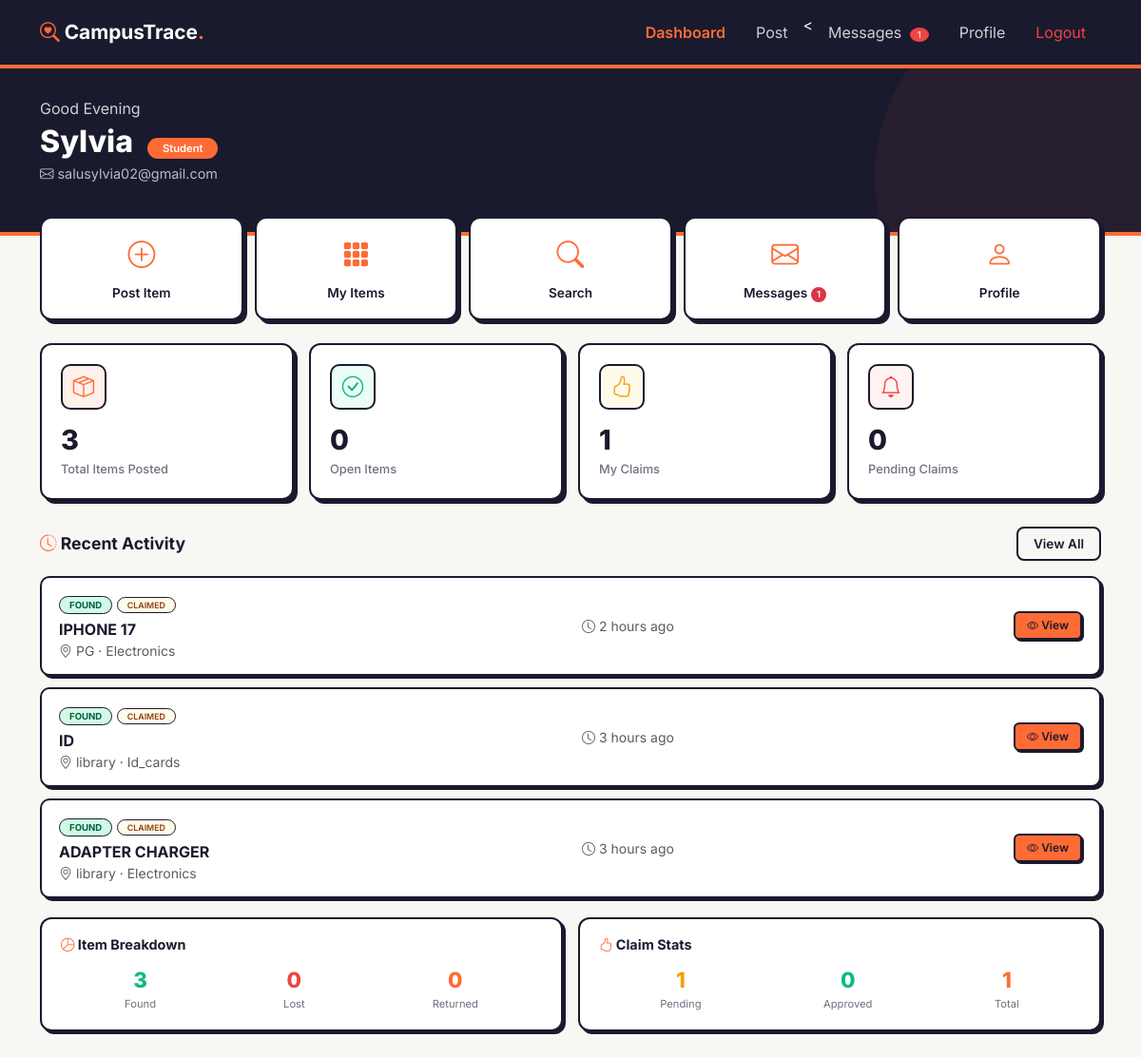
/student/dashboard.php (signed in), run on the app's committed database.
### tables this page shows
CREATE TABLE `items` (
  `id` int(11) NOT NULL,
  `user_id` int(11) NOT NULL,
  `title` varchar(200) NOT NULL,
  `description` text DEFAULT NULL,
  `category` enum('electronics','accessories','documents','bags','clothing','keys','id_cards','books','others') NOT NULL,
  `type` enum('lost','found') NOT NULL,
  `location` varchar(255) NOT NULL,
  `found_lost_date` date NOT NULL,
  `image_url` varchar(255) DEFAULT NULL,
  `status` enum('open','claimed','returned','closed') DEFAULT 'open',
  `created_at` timestamp NOT NULL DEFAULT current_timestamp()
);

### includes/message_functions.php (called while the page is built, shortened)
<?php
function getUnreadCount($user_id) {
    global $pdo;
    try {
        $stmt = $pdo->prepare("SELECT SUM(
            CASE
                WHEN user1_id = ? THEN unread_count_user1
                WHEN user2_id = ? THEN unread_count_user2
                ELSE 0
            END
        ) as total FROM conversations WHERE user1_id = ? OR user2_id = ?");
        $stmt->execute([$user_id, $user_id, $user_id, $user_id]);
        $result = $stmt->fetch();
        return $result['total'] ?? 0;
    } catch (Exception $e) {
        return 0;
    }
}
?>

### includes/functions.php (called while the page is built, shortened)
<?php
function timeAgo($timestamp) {
    $time_ago = strtotime($timestamp);
    $current_time = time();
    $time_difference = $current_time - $time_ago;
    $seconds = $time_difference;
    $minutes = round($seconds / 60);
    $hours = round($seconds / 3600);
    $days = round($seconds / 86400);
    $weeks = round($seconds / 604800);
    $months = round($seconds / 2629440);
    $years = round($seconds / 31553280);
    if ($seconds <= 60) {
        return "Just now";
    } else if ($minutes <= 60) {
        return ($minutes == 1) ? "1 minute ago" : "$minutes minutes ago";
    } else if ($hours <= 24) {
        return ($hours == 1) ? "1 hour ago" : "$hours hours ago";
    } else if ($days <= 7) {
        return ($days == 1) ? "Yesterday" : "$days days ago";
    } else if ($weeks <= 4.3) {
        return ($weeks == 1) ? "1 week ago" : "$weeks weeks ago";
    } else if ($months <= 12) {
        return ($months == 1) ? "1 month ago" : "$months months ago";
    } else {
        return ($years == 1) ? "1 year ago" : "$years years ago";
    }
}
?>

### student/dashboard.php (the view, shortened to what this page needs)
<?php
require_once __DIR__ . '/../config/database.php';
require_once __DIR__ . '/../includes/functions.php';
require_once __DIR__ . '/../includes/message_functions.php';
$user_id = $_SESSION['user_id'];
$stmt = $pdo->prepare("SELECT
    COUNT(*) as total_items,
    SUM(CASE WHEN status = 'open' THEN 1 ELSE 0 END) as open_items,
    SUM(CASE WHEN type = 'found' THEN 1 ELSE 0 END) as found_items,
    SUM(CASE WHEN type = 'lost' THEN 1 ELSE 0 END) as lost_items,
    SUM(CASE WHEN status = 'returned' THEN 1 ELSE 0 END) as returned_items
    FROM items WHERE user_id = ?");
$stmt->execute([$user_id]);
$item_stats = $stmt->fetch();
$stmt = $pdo->prepare("SELECT
    COUNT(*) as total_claims,
    SUM(CASE WHEN status = 'pending' THEN 1 ELSE 0 END) as pending_claims,
    SUM(CASE WHEN status = 'approved' THEN 1 ELSE 0 END) as approved_claims
    FROM claims WHERE claimant_id = ?");
$stmt->execute([$user_id]);
$claim_stats = $stmt->fetch();
$stmt = $pdo->prepare("SELECT COUNT(*) as pending_received
                       FROM claims c
                       JOIN items i ON c.item_id = i.id
                       WHERE i.user_id = ? AND c.status = 'pending'");
$stmt->execute([$user_id]);
$pending_received = $stmt->fetch()['pending_received'];
$stmt = $pdo->prepare("SELECT * FROM items WHERE user_id = ? ORDER BY created_at DESC LIMIT 5");
$stmt->execute([$user_id]);
$recent_items = $stmt->fetchAll();
$unread_messages = getUnreadCount($user_id);
?>
<!DOCTYPE html>
<html lang="en">
<head>
    <link href="https://cdn.jsdelivr.net/npm/bootstrap@5.3.0/dist/css/bootstrap.min.css" rel="stylesheet">
    <link rel="stylesheet" href="https://cdn.jsdelivr.net/npm/bootstrap-icons@1.11.0/font/bootstrap-icons.css">
</head>
<body>
    <header style="background: var(--black); color: white; padding: 14px 0; border-bottom: 4px solid var(--orange);">
        <div class="container">
            <div class="d-flex align-items-center justify-content-between flex-wrap gap-2">
                <a href="../index.php" style="font-weight: 700; font-size: 1.3rem; color: white; text-decoration: none;">
                    <i class="bi bi-search-heart" style="color: var(--orange);"></i> CampusTrace<span style="color: var(--orange);">.</span>
                </a>
                <ul class="nav">
                    <li class="nav-item"><a class="nav-link" href="dashboard.php" style="color: var(--orange); padding: 8px 16px; text-decoration: none; font-weight: 600;">Dashboard</a></li>
                    <li class="nav-item"><a class="nav-link" href="post_item.php" style="color: rgba(255,255,255,0.8); padding: 8px 16px; text-decoration: none;">Post</a></li>
                    <
                    <li class="nav-item"><a class="nav-link" href="messages.php" style="color: rgba(255,255,255,0.8); padding: 8px 16px; text-decoration: none;">Messages <?php if ($unread_messages > 0): ?><span class="badge-unread"><?= $unread_messages ?></span><?php endif; ?></a></li>
                    <li class="nav-item"><a class="nav-link" href="profile.php" style="color: rgba(255,255,255,0.8); padding: 8px 16px; text-decoration: none;">Profile</a></li>
                    <li class="nav-item"><a class="nav-link" href="../logout.php" style="color: #EF4444; padding: 8px 16px; text-decoration: none;">Logout</a></li>
                </ul>
            </div>
        </div>
    </header>
    <div class="dashboard-header">
        <div class="container position-relative">
            <div class="greeting">
                <?php
                $hour = date('H');
                if ($hour < 12) echo 'Good Morning';
                elseif ($hour < 17) echo 'Good Afternoon';
                else echo 'Good Evening';
                ?>
            </div>
            <h1><?= htmlspecialchars($_SESSION['fullname']) ?> <span class="badge-role ms-2">Student</span></h1>
            <p class="mb-0" style="opacity: 0.7; font-size: 0.9rem;"><i class="bi bi-envelope"></i> <?= htmlspecialchars($_SESSION['email']) ?></p>
        </div>
    </div>
    <div class="container" style="position: relative; z-index: 2;">
        <div class="quick-actions">
            <a href="post_item.php" class="quick-action-btn"><i class="bi bi-plus-circle"></i><span>Post Item</span></a>
            <a href="my_items.php" class="quick-action-btn"><i class="bi bi-grid-3x3-gap-fill"></i><span>My Items</span></a>
            <a href="../search.php" class="quick-action-btn"><i class="bi bi-search"></i><span>Search</span></a>
            <a href="messages.php" class="quick-action-btn"><i class="bi bi-envelope"></i><span>Messages <?php if ($unread_messages > 0): ?><span class="badge bg-danger rounded-pill" style="font-size: 0.6rem;"><?= $unread_messages ?></span><?php endif; ?></span></a>
            <a href="profile.php" class="quick-action-btn"><i class="bi bi-person"></i><span>Profile</span></a>
        </div>
        <div class="stat-grid">
            <div class="stat-card"><div class="icon orange"><i class="bi bi-box-seam"></i></div><div class="number"><?= $item_stats['total_items'] ?? 0 ?></div><div class="label">Total Items Posted</div></div>
            <div class="stat-card"><div class="icon green"><i class="bi bi-check-circle"></i></div><div class="number"><?= $item_stats['open_items'] ?? 0 ?></div><div class="label">Open Items</div></div>
            <div class="stat-card"><div class="icon yellow"><i class="bi bi-hand-thumbs-up"></i></div><div class="number"><?= $claim_stats['total_claims'] ?? 0 ?></div><div class="label">My Claims</div></div>
            <div class="stat-card"><div class="icon red"><i class="bi bi-bell"></i></div><div class="number"><?= $pending_received ?></div><div class="label">Pending Claims</div></div>
        </div>
        <div class="section-header"><h5><i class="bi bi-clock-history" style="color: var(--orange);"></i> Recent Activity</h5><a href="my_items.php" class="btn-outline-dark-custom">View All</a></div>
        <?php if (count($recent_items) > 0): ?>
            <?php foreach ($recent_items as $item): ?>
                <div class="activity-item">
                    <div class="row align-items-center">
                        <div class="col-md-6">
                            <span class="badge-type <?= $item['type'] ?>"><?= ucfirst($item['type']) ?></span>
                            <span class="badge-status <?= $item['status'] ?>"><?= ucfirst($item['status']) ?></span>
                            <div class="fw-bold mt-1"><?= htmlspecialchars($item['title']) ?></div>
                            <div class="text-muted small"><i class="bi bi-geo-alt"></i> <?= htmlspecialchars($item['location']) ?> · <?= ucfirst($item['category']) ?></div>
                        </div>
                        <div class="col-md-3"><span class="text-muted small"><i class="bi bi-clock"></i> <?= timeAgo($item['created_at']) ?></span></div>
                        <div class="col-md-3 text-md-end mt-2 mt-md-0">
                            <a href="item_detail.php?id=<?= $item['id'] ?>" class="btn-orange-sm"><i class="bi bi-eye"></i> View</a>
                        </div>
                    </div>
                </div>
            <?php endforeach; ?>
        <?php endif; ?>
        <div class="bottom-grid">
            <div class="bottom-card">
                <h6><i class="bi bi-pie-chart" style="color: var(--orange);"></i> Item Breakdown</h6>
                <div class="stat-row">
                    <div><div class="num green"><?= $item_stats['found_items'] ?? 0 ?></div><div class="lbl">Found</div></div>
                    <div><div class="num red"><?= $item_stats['lost_items'] ?? 0 ?></div><div class="lbl">Lost</div></div>
                    <div><div class="num orange"><?= $item_stats['returned_items'] ?? 0 ?></div><div class="lbl">Returned</div></div>
                </div>
            </div>
            <div class="bottom-card">
                <h6><i class="bi bi-hand-thumbs-up" style="color: var(--orange);"></i> Claim Stats</h6>
                <div class="stat-row">
                    <div><div class="num yellow"><?= $claim_stats['pending_claims'] ?? 0 ?></div><div class="lbl">Pending</div></div>
                    <div><div class="num green"><?= $claim_stats['approved_claims'] ?? 0 ?></div><div class="lbl">Approved</div></div>
                    <div><div class="num orange"><?= $claim_stats['total_claims'] ?? 0 ?></div><div class="lbl">Total</div></div>
                </div>
            </div>
        </div>
        <div style="height: 40px;"></div>
    </div>
</body>
</html>

### data on the page
items: type "FOUND", status "CLAIMED", title "IPHONE 17", location "PG", category "Electronics", created_at "2 hours ago"
items: type "FOUND", status "CLAIMED", title "ID", location "library", category "Id_cards", created_at "3 hours ago"
items: type "FOUND", status "CLAIMED", title "ADAPTER CHARGER", location "library", category "Electronics", created_at "3 hours ago"

### other printed values
$unread_messages "1"
$_SESSION['fullname'] "Sylvia"
$_SESSION['email'] "salusylvia02@gmail.com"
$item_stats['total_items'] "3"
$item_stats['open_items'] "0"
$claim_stats['total_claims'] "1"
$pending_received "0"
$item_stats['found_items'] "3"
$item_stats['lost_items'] "0"
$item_stats['returned_items'] "0"
$claim_stats['pending_claims'] "1"
$claim_stats['approved_claims'] "0"
